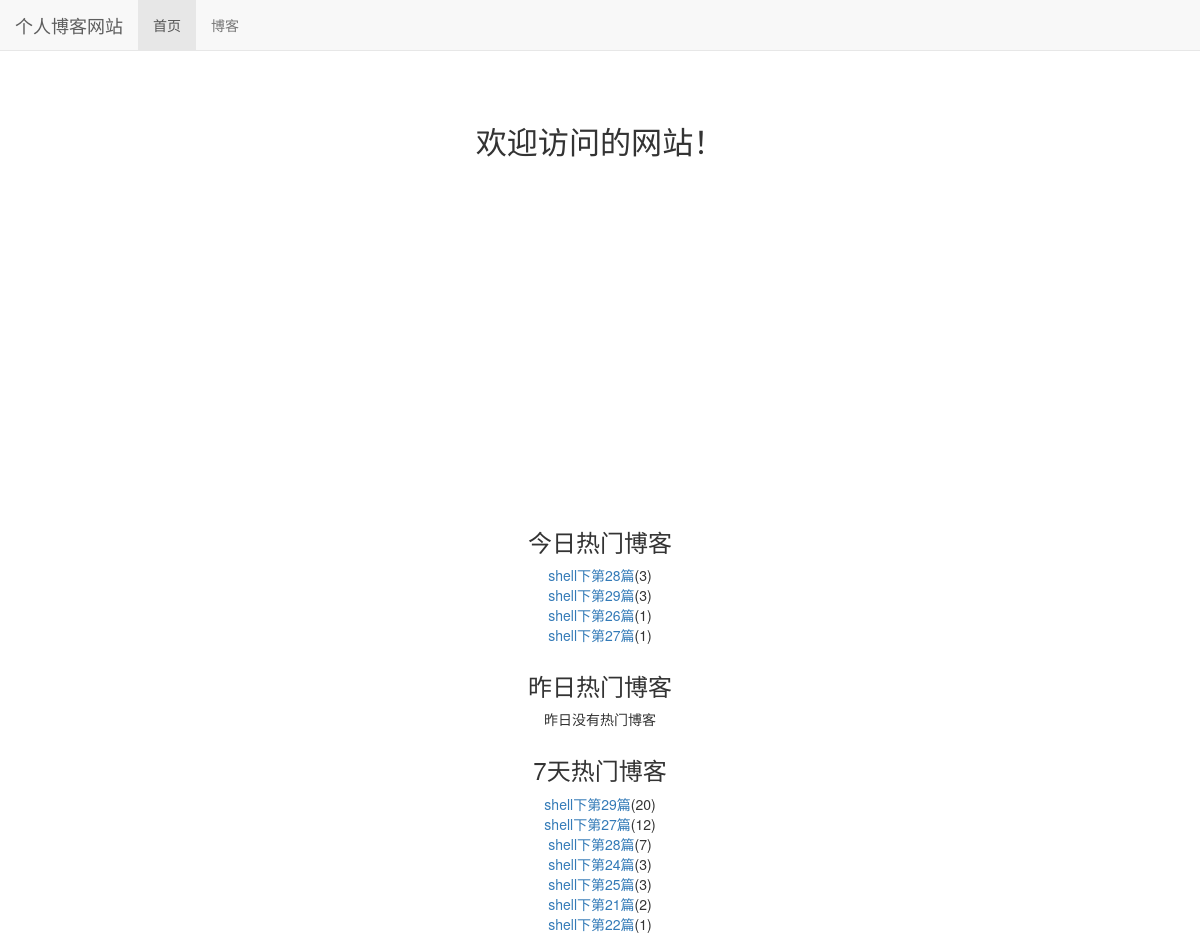
The page / on the database its author committed.
### blog/models.py (models this page shows, shortened)
class Blog(models.Model, ReadNumExpandMethod):
    title = models.CharField(max_length=50)
    blog_type = models.ForeignKey(BlogType, on_delete=models.CASCADE)
    content = RichTextUploadingField()
    author = models.ForeignKey(User, on_delete=models.CASCADE)
    read_details = GenericRelation(ReadDetail)
    created_time = models.DateTimeField(auto_now_add=True)
    last_updated_time = models.DateTimeField(auto_now=True)
    """def get_read_num(self):
        try:
            return self.readnum.read_num
        except exceptions.ObjectDoesNotExist:
            return 0"""
    class Meta:
        ordering = ['-created_time']

### mysite/views.py (the view)
# urls.py: 2. Add a URL to urlpatterns:  path('', views.home, name='home')
def home(request):
    blog_content_type = ContentType.objects.get_for_model(Blog)
    dates, read_nums =get_seven_days_read_data(blog_content_type)
    context = {}
    context['dates'] = dates
    context['read_nums'] = read_nums
    context['today_hot_data'] = get_hot_blogs_cache(0, 'today_hot_data')
    context['yesterday_hot_data'] = get_hot_blogs_cache(1, 'yesterday_hot_data')
    context['hot_blogs_for_7_days'] = get_hot_blogs_cache(7, 'hot_blogs_for_7_days')
    return render(request, 'home.html', context)

### mysite/views.py (called while the page is built)
def get_hot_blogs(day):
    day = int(day)
    today = timezone.now().date()
    if day==0:
        blogs = Blog.objects.filter(read_details__date=today)\
                        .values('id', 'title')\
                        .annotate(read_num_sum=Sum('read_details__read_num'))\
                        .order_by('-read_num_sum')
    else:
        date = today - datetime.timedelta(days=day)
        blogs = Blog.objects.filter(read_details__date__lt=today, read_details__date__gte=date) \
            .values('id', 'title') \
            .annotate(read_num_sum=Sum('read_details__read_num')) \
            .order_by('-read_num_sum')
    return blogs[:7]

def get_hot_blogs_cache(day, name):
    data = cache.get(name)
    if data is None:
        data = get_hot_blogs(day)
        cache.set(name, data, 3600)
    return data

### read_statistics/utils.py (called while the page is built)
def get_seven_days_read_data(content_type):
    today = timezone.now().date()
    dates = []
    read_nums = []
    for i in range(7, 0, -1):
        date = today - datetime.timedelta(days=i)
        dates.append(date.strftime('%m/%d'))
        read_details = ReadDetail.objects.filter(content_type=content_type, date=date)
        result = read_details.aggregate(read_num_sum=Sum('read_num'))
        read_nums.append(result['read_num_sum'] or 0)
    return dates, read_nums

### templates/home.html (shortened to what this page needs)
{% extends 'base.html'%}
{% load staticfiles %}
{% block header_extends %}
    <link rel="stylesheet" href="{% static 'home.css' %}">
{% endblock %}
{% block nav_home_active %}
active
{%endblock%}
{% block content %}
    <h3 class="home-content">欢迎访问的网站！</h3>
    <div id="container" ></div>
    <div class="hot-data">
        <h3>今日热门博客</h3>
        <ul>
        {% for hot_data in today_hot_data %}
            <li><a href="{% url 'blog_detail' hot_data.id %}" >{{ hot_data.title }}</a>({{ hot_data.read_num_sum }})</li>
        {% empty %}
            <li>今天暂时没有热门博客</li>
        {% endfor %}
        </ul>
    </div>
    <div class="hot-data">
        <h3>昨日热门博客</h3>
        <ul>
        {% for hot_data in yesterday_hot_data %}
            <li><a href="{% url 'blog_detail' hot_data.id %}" >{{ hot_data.title }}</a>({{ hot_data.read_num_sum }})</li>
        {% empty %}
            <li>昨日没有热门博客</li>
        {% endfor %}
        </ul>
    </div>
    <div class="hot-data">
        <h3>7天热门博客</h3>
        <ul>
        {% for hot_blog in hot_blogs_for_7_days %}
            <li><a href="{% url 'blog_detail' hot_blog.id %}" >{{ hot_blog.title }}</a>({{ hot_blog.read_num_sum }})</li>
        {% empty %}
            <li>昨日没有热门博客</li>
        {% endfor %}
        </ul>
    </div>
{% endblock %}

### static/base.css (style rules this page uses)
* { margin: 0; padding: 0; }
body { margin-top: 70px!important; }

### static/home.css (style rules this page uses)
h3.home-content { font-size: 222%; text-align: center; margin-top: 4em; margin-bottom: 2em; }
div#container { margin: 0 auto; height: 20em; min-width: 20em; max-width: 30em; }
div.hot-data { text-align: center; margin-top: 2em; }

### rows shown on the page
Blog: title "shell下第28篇", read_num_sum "3", read_num_sum "7"
Blog: title "shell下第29篇", read_num_sum "3", read_num_sum "20"
Blog: title "shell下第26篇", read_num_sum "1"
Blog: title "shell下第27篇", read_num_sum "1", read_num_sum "12"
Blog: title "shell下第24篇", read_num_sum "3"
Blog: title "shell下第25篇", read_num_sum "3"
Blog: title "shell下第21篇", read_num_sum "2"
Blog: title "shell下第22篇", read_num_sum "1"
